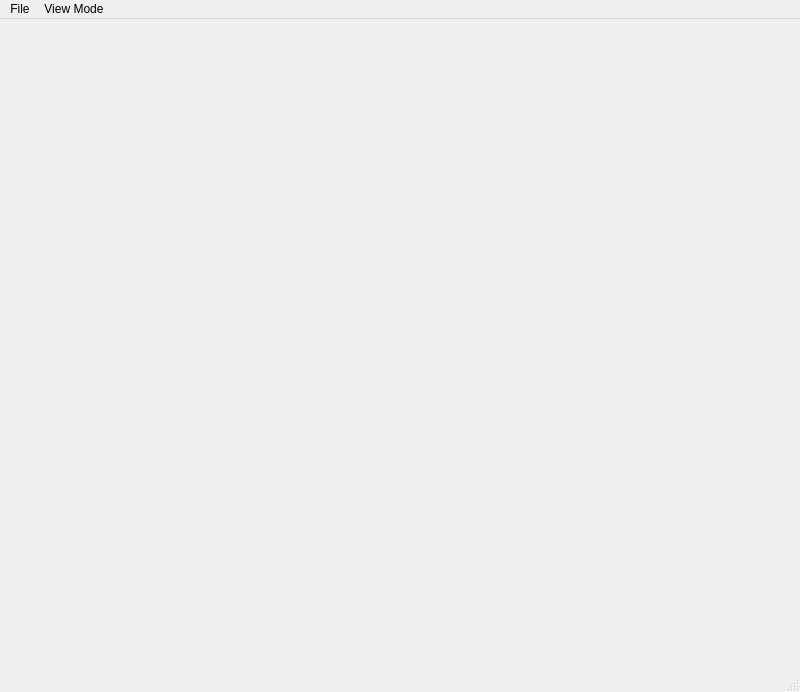
<?xml version="1.0" encoding="UTF-8"?>
<ui version="4.0">
 <class>trackviewer</class>
 <widget class="QMainWindow" name="trackviewer">
  <property name="geometry">
   <rect>
    <x>0</x>
    <y>0</y>
    <width>800</width>
    <height>692</height>
   </rect>
  </property>
  <property name="windowTitle">
   <string>Track Viewer</string>
  </property>
  <widget class="QWidget" name="centralwidget">
   <widget class="QWidget" name="verticalLayoutWidget">
    <property name="geometry">
     <rect>
      <x>9</x>
      <y>9</y>
      <width>781</width>
      <height>641</height>
     </rect>
    </property>
    <layout class="QVBoxLayout" name="verticalLayout"/>
   </widget>
  </widget>
  <widget class="QMenuBar" name="menubar">
   <property name="geometry">
    <rect>
     <x>0</x>
     <y>0</y>
     <width>800</width>
     <height>26</height>
    </rect>
   </property>
   <widget class="QMenu" name="menuFile">
    <property name="title">
     <string>File</string>
    </property>
    <addaction name="actionOpen_file"/>
    <addaction name="actionOpen_3D_points"/>
   </widget>
   <widget class="QMenu" name="menuView_Mode">
    <property name="title">
     <string>View Mode</string>
    </property>
   </widget>
   <addaction name="menuFile"/>
   <addaction name="menuView_Mode"/>
  </widget>
  <widget class="QStatusBar" name="statusbar"/>
  <action name="actionOpen_file">
   <property name="text">
    <string>Open file</string>
   </property>
  </action>
  <action name="actionOpen_3D_points">
   <property name="text">
    <string>Open 3D points</string>
   </property>
  </action>
 </widget>
 <resources/>
 <connections/>
</ui>
